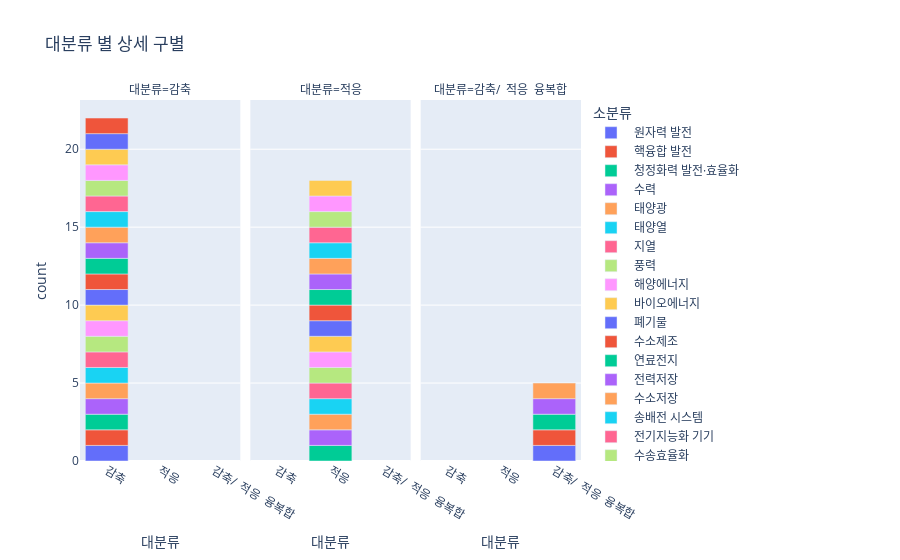

Notebook cell for this chart:
### Code cell
px.bar(sys_type, x="대분류", facet_col="대분류", facet_col_wrap=3, color="소분류", title="대분류 별 상세 구별")

### Figure 1 — Plotly figure (JSON) as saved in the notebook; plotly's stock layout.template omitted (floating-point values rounded to 4 significant figures)
{"data": [{"alignmentgroup": "True", "hovertemplate": "소분류= 원자력 발전<br>대분류=%{x}<br>count=%{y}<extra></extra>", "legendgroup": " 원자력 발전", "marker": {"color": "#636efa", "pattern": {"shape": ""}}, "name": " 원자력 발전", "offsetgroup": " 원자력 발전", "orientation": "v", "showlegend": true, "textposition": "auto", "type": "bar", "x": ["감축"], "xaxis": "x", "y": [1], "yaxis": "y"}, {"alignmentgroup": "True", "hovertemplate": "소분류= 핵융합 발전<br>대분류=%{x}<br>count=%{y}<extra></extra>", "legendgroup": " 핵융합 발전", "marker": {"color": "#EF553B", "pattern": {"shape": ""}}, "name": " 핵융합 발전", "offsetgroup": " 핵융합 발전", "orientation": "v", "showlegend": true, "textposition": "auto", "type": "bar", "x": ["감축"], "xaxis": "x", "y": [1], "yaxis": "y"}, {"alignmentgroup": "True", "hovertemplate": "소분류= 청정화력 발전·효율화<br>대분류=%{x}<br>count=%{y}<extra></extra>", "legendgroup": " 청정화력 발전·효율화", "marker": {"color": "#00cc96", "pattern": {"shape": ""}}, "name": " 청정화력 발전·효율화", "offsetgroup": " 청정화력 발전·효율화", "orientation": "v", "showlegend": true, "textposition": "auto", "type": "bar", "x": ["감축"], "xaxis": "x", "y": [1], "yaxis": "y"}, {"alignmentgroup": "True", "hovertemplate": "소분류= 수력<br>대분류=%{x}<br>count=%{y}<extra></extra>", "legendgroup": " 수력", "marker": {"color": "#ab63fa", "pattern": {"shape": ""}}, "name": " 수력", "offsetgroup": " 수력", "orientation": "v", "showlegend": true, "textposition": "auto", "type": "bar", "x": ["감축"], "xaxis": "x", "y": [1], "yaxis": "y"}, {"alignmentgroup": "True", "hovertemplate": "소분류= 태양광<br>대분류=%{x}<br>count=%{y}<extra></extra>", "legendgroup": " 태양광", "marker": {"color": "#FFA15A", "pattern": {"shape": ""}}, "name": " 태양광", "offsetgroup": " 태양광", "orientation": "v", "showlegend": true, "textposition": "auto", "type": "bar", "x": ["감축"], "xaxis": "x", "y": [1], "yaxis": "y"}, {"alignmentgroup": "True", "hovertemplate": "소분류= 태양열<br>대분류=%{x}<br>count=%{y}<extra></extra>", "legendgroup": " 태양열", "marker": {"color": "#19d3f3", "pattern": {"shape": ""}}, "name": " 태양열", "offsetgroup": " 태양열", "orientation": "v", "showlegend": true, "textposition": "auto", "type": "bar", "x": ["감축"], "xaxis": "x", "y": [1], "yaxis": "y"}, {"alignmentgroup": "True", "hovertemplate": "소분류= 지열<br>대분류=%{x}<br>count=%{y}<extra></extra>", "legendgroup": " 지열", "marker": {"color": "#FF6692", "pattern": {"shape": ""}}, "name": " 지열", "offsetgroup": " 지열", "orientation": "v", "showlegend": true, "textposition": "auto", "type": "bar", "x": ["감축"], "xaxis": "x", "y": [1], "yaxis": "y"}, {"alignmentgroup": "True", "hovertemplate": "소분류= 풍력<br>대분류=%{x}<br>count=%{y}<extra></extra>", "legendgroup": " 풍력", "marker": {"color": "#B6E880", "pattern": {"shape": ""}}, "name": " 풍력", "offsetgroup": " 풍력", "orientation": "v", "showlegend": true, "textposition": "auto", "type": "bar", "x": ["감축"], "xaxis": "x", "y": [1], "yaxis": "y"}, {"alignmentgroup": "True", "hovertemplate": "소분류= 해양에너지<br>대분류=%{x}<br>count=%{y}<extra></extra>", "legendgroup": " 해양에너지", "marker": {"color": "#FF97FF", "pattern": {"shape": ""}}, "name": " 해양에너지", "offsetgroup": " 해양에너지", "orientation": "v", "showlegend": true, "textposition": "auto", "type": "bar", "x": ["감축"], "xaxis": "x", "y": [1], "yaxis": "y"}, {"alignmentgroup": "True", "hovertemplate": "소분류= 바이오에너지<br>대분류=%{x}<br>count=%{y}<extra></extra>", "legendgroup": " 바이오에너지", "marker": {"color": "#FECB52", "pattern": {"shape": ""}}, "name": " 바이오에너지", "offsetgroup": " 바이오에너지", "orientation": "v", "showlegend": true, "textposition": "auto", "type": "bar", "x": ["감축"], "xaxis": "x", "y": [1], "yaxis": "y"}, {"alignmentgroup": "True", "hovertemplate": "소분류= 폐기물<br>대분류=%{x}<br>count=%{y}<extra></extra>", "legendgroup": " 폐기물", "marker": {"color": "#636efa", "pattern": {"shape": ""}}, "name": " 폐기물", "offsetgroup": " 폐기물", "orientation": "v", "showlegend": true, "textposition": "auto", "type": "bar", "x": ["감축"], "xaxis": "x", "y": [1], "yaxis": "y"}, {"alignmentgroup": "True", "hovertemplate": "소분류= 수소제조<br>대분류=%{x}<br>count=%{y}<extra></extra>", "legendgroup": " 수소제조", "marker": {"color": "#EF553B", "pattern": {"shape": ""}}, "name": " 수소제조", "offsetgroup": " 수소제조", "orientation": "v", "showlegend": true, "textposition": "auto", "type": "bar", "x": ["감축"], "xaxis": "x", "y": [1], "yaxis": "y"}, {"alignmentgroup": "True", "hovertemplate": "소분류= 연료전지<br>대분류=%{x}<br>count=%{y}<extra></extra>", "legendgroup": " 연료전지", "marker": {"color": "#00cc96", "pattern": {"shape": ""}}, "name": " 연료전지", "offsetgroup": " 연료전지", "orientation": "v", "showlegend": true, "textposition": "auto", "type": "bar", "x": ["감축"], "xaxis": "x", "y": [1], "yaxis": "y"}, {"alignmentgroup": "True", "hovertemplate": "소분류= 전력저장<br>대분류=%{x}<br>count=%{y}<extra></extra>", "legendgroup": " 전력저장", "marker": {"color": "#ab63fa", "pattern": {"shape": ""}}, "name": " 전력저장", "offsetgroup": " 전력저장", "orientation": "v", "showlegend": true, "textposition": "auto", "type": "bar", "x": ["감축"], "xaxis": "x", "y": [1], "yaxis": "y"}, {"alignmentgroup": "True", "hovertemplate": "소분류= 수소저장<br>대분류=%{x}<br>count=%{y}<extra></extra>", "legendgroup": " 수소저장", "marker": {"color": "#FFA15A", "pattern": {"shape": ""}}, "name": " 수소저장", "offsetgroup": " 수소저장", "orientation": "v", "showlegend": true, "textposition": "auto", "type": "bar", "x": ["감축"], "xaxis": "x", "y": [1], "yaxis": "y"}, {"alignmentgroup": "True", "hovertemplate": "소분류= 송배전 시스템<br>대분류=%{x}<br>count=%{y}<extra></extra>", "legendgroup": " 송배전 시스템", "marker": {"color": "#19d3f3", "pattern": {"shape": ""}}, "name": " 송배전 시스템", "offsetgroup": " 송배전 시스템", "orientation": "v", "showlegend": true, "textposition": "auto", "type": "bar", "x": ["감축"], "xaxis": "x", "y": [1], "yaxis": "y"}, {"alignmentgroup": "True", "hovertemplate": "소분류= 전기지능화 기기<br>대분류=%{x}<br>count=%{y}<extra></extra>", "legendgroup": " 전기지능화 기기", "marker": {"color": "#FF6692", "pattern": {"shape": ""}}, "name": " 전기지능화 기기", "offsetgroup": " 전기지능화 기기", "orientation": "v", "showlegend": true, "textposition": "auto", "type": "bar", "x": ["감축"], "xaxis": "x", "y": [1], "yaxis": "y"}, {"alignmentgroup": "True", "hovertemplate": "소분류= 수송효율화<br>대분류=%{x}<br>count=%{y}<extra></extra>", "legendgroup": " 수송효율화", "marker": {"color": "#B6E880", "pattern": {"shape": ""}}, "name": " 수송효율화", "offsetgroup": " 수송효율화", "orientation": "v", "showlegend": true, "textposition": "auto", "type": "bar", "x": ["감축"], "xaxis": "x", "y": [1], "yaxis": "y"}, {"alignmentgroup": "True", "hovertemplate": "소분류= 산업효율화<br>대분류=%{x}<br>count=%{y}<extra></extra>", "legendgroup": " 산업효율화", "marker": {"color": "#FF97FF", "pattern": {"shape": ""}}, "name": " 산업효율화", "offsetgroup": " 산업효율화", "orientation": "v", "showlegend": true, "textposition": "auto", "type": "bar", "x": ["감축"], "xaxis": "x", "y": [1], "yaxis": "y"}, {"alignmentgroup": "True", "hovertemplate": "소분류= 건축효율화<br>대분류=%{x}<br>count=%{y}<extra></extra>", "legendgroup": " 건축효율화", "marker": {"color": "#FECB52", "pattern": {"shape": ""}}, "name": " 건축효율화", "offsetgroup": " 건축효율화", "orientation": "v", "showlegend": true, "textposition": "auto", "type": "bar", "x": ["감축"], "xaxis": "x", "y": [1], "yaxis": "y"}, {"alignmentgroup": "True", "hovertemplate": "소분류= CCUS<br>대분류=%{x}<br>count=%{y}<extra></extra>", "legendgroup": " CCUS", "marker": {"color": "#636efa", "pattern": {"shape": ""}}, "name": " CCUS", "offsetgroup": " CCUS", "orientation": "v", "showlegend": true, "textposition": "auto", "type": "bar", "x": ["감축"], "xaxis": "x", "y": [1], "yaxis": "y"}, {"alignmentgroup": "True", "hovertemplate": "소분류= Non-Co2 저감<br>대분류=%{x}<br>count=%{y}<extra></extra>", "legendgroup": " Non-Co2 저감", "marker": {"color": "#EF553B", "pattern": {"shape": ""}}, "name": " Non-Co2 저감", "offsetgroup": " Non-Co2 저감", "orientation": "v", "showlegend": true, "textposition": "auto", "type": "bar", "x": ["감축"], "xaxis": "x", "y": [1], "yaxis": "y"}, {"alignmentgroup": "True", "hovertemplate": "소분류= 유전자원 & 유전개량<br>대분류=%{x}<br>count=%{y}<extra></extra>", "legendgroup": " 유전자원 & 유전개량", "marker": {"color": "#00cc96", "pattern": {"shape": ""}}, "name": " 유전자원 & 유전개량", "offsetgroup": " 유전자원 & 유전개량", "orientation": "v", "showlegend": true, "textposition": "auto", "type": "bar", "x": ["적응"], "xaxis": "x2", "y": [1], "yaxis": "y2"}, {"alignmentgroup": "True", "hovertemplate": "소분류= 작물재배 & 생산<br>대분류=%{x}<br>count=%{y}<extra></extra>", "legendgroup": " 작물재배 & 생산", "marker": {"color": "#ab63fa", "pattern": {"shape": ""}}, "name": " 작물재배 & 생산", "offsetgroup": " 작물재배 & 생산", "orientation": "v", "showlegend": true, "textposition": "auto", "type": "bar", "x": ["적응"], "xaxis": "x2", "y": [1], "yaxis": "y2"}, {"alignmentgroup": "True", "hovertemplate": "소분류= 가축질병관리<br>대분류=%{x}<br>count=%{y}<extra></extra>", "legendgroup": " 가축질병관리", "marker": {"color": "#FFA15A", "pattern": {"shape": ""}}, "name": " 가축질병관리", "offsetgroup": " 가축질병관리", "orientation": "v", "showlegend": true, "textposition": "auto", "type": "bar", "x": ["적응"], "xaxis": "x2", "y": [1], "yaxis": "y2"}, {"alignmentgroup": "True", "hovertemplate": "소분류= 가공, 저장 & 유통<br>대분류=%{x}<br>count=%{y}<extra></extra>", "legendgroup": " 가공, 저장 & 유통", "marker": {"color": "#19d3f3", "pattern": {"shape": ""}}, "name": " 가공, 저장 & 유통", "offsetgroup": " 가공, 저장 & 유통", "orientation": "v", "showlegend": true, "textposition": "auto", "type": "bar", "x": ["적응"], "xaxis": "x2", "y": [1], "yaxis": "y2"}, {"alignmentgroup": "True", "hovertemplate": "소분류= 수계 & 수생태계<br>대분류=%{x}<br>count=%{y}<extra></extra>", "legendgroup": " 수계 & 수생태계", "marker": {"color": "#FF6692", "pattern": {"shape": ""}}, "name": " 수계 & 수생태계", "offsetgroup": " 수계 & 수생태계", "orientation": "v", "showlegend": true, "textposition": "auto", "type": "bar", "x": ["적응"], "xaxis": "x2", "y": [1], "yaxis": "y2"}, {"alignmentgroup": "True", "hovertemplate": "소분류= 수자원 확보 및 공급<br>대분류=%{x}<br>count=%{y}<extra></extra>", "legendgroup": " 수자원 확보 및 공급", "marker": {"color": "#B6E880", "pattern": {"shape": ""}}, "name": " 수자원 확보 및 공급", "offsetgroup": " 수자원 확보 및 공급", "orientation": "v", "showlegend": true, "textposition": "auto", "type": "bar", "x": ["적응"], "xaxis": "x2", "y": [1], "yaxis": "y2"}, {"alignmentgroup": "True", "hovertemplate": "소분류= 수처리<br>대분류=%{x}<br>count=%{y}<extra></extra>", "legendgroup": " 수처리", "marker": {"color": "#FF97FF", "pattern": {"shape": ""}}, "name": " 수처리", "offsetgroup": " 수처리", "orientation": "v", "showlegend": true, "textposition": "auto", "type": "bar", "x": ["적응"], "xaxis": "x2", "y": [1], "yaxis": "y2"}, {"alignmentgroup": "True", "hovertemplate": "소분류= 수재해 관리<br>대분류=%{x}<br>count=%{y}<extra></extra>", "legendgroup": " 수재해 관리", "marker": {"color": "#FECB52", "pattern": {"shape": ""}}, "name": " 수재해 관리", "offsetgroup": " 수재해 관리", "orientation": "v", "showlegend": true, "textposition": "auto", "type": "bar", "x": ["적응"], "xaxis": "x2", "y": [1], "yaxis": "y2"}, {"alignmentgroup": "True", "hovertemplate": "소분류= 기후 예측 및 모델링<br>대분류=%{x}<br>count=%{y}<extra></extra>", "legendgroup": " 기후 예측 및 모델링", "marker": {"color": "#636efa", "pattern": {"shape": ""}}, "name": " 기후 예측 및 모델링", "offsetgroup": " 기후 예측 및 모델링", "orientation": "v", "showlegend": true, "textposition": "auto", "type": "bar", "x": ["적응"], "xaxis": "x2", "y": [1], "yaxis": "y2"}, {"alignmentgroup": "True", "hovertemplate": "소분류= 기후 정보 & 경보 시스템<br>대분류=%{x}<br>count=%{y}<extra></extra>", "legendgroup": " 기후 정보 & 경보 시스템", "marker": {"color": "#EF553B", "pattern": {"shape": ""}}, "name": " 기후 정보 & 경보 시스템", "offsetgroup": " 기후 정보 & 경보 시스템", "orientation": "v", "showlegend": true, "textposition": "auto", "type": "bar", "x": ["적응"], "xaxis": "x2", "y": [1], "yaxis": "y2"}, {"alignmentgroup": "True", "hovertemplate": "소분류= 해양생태계<br>대분류=%{x}<br>count=%{y}<extra></extra>", "legendgroup": " 해양생태계", "marker": {"color": "#00cc96", "pattern": {"shape": ""}}, "name": " 해양생태계", "offsetgroup": " 해양생태계", "orientation": "v", "showlegend": true, "textposition": "auto", "type": "bar", "x": ["적응"], "xaxis": "x2", "y": [1], "yaxis": "y2"}, {"alignmentgroup": "True", "hovertemplate": "소분류= 수산자원<br>대분류=%{x}<br>count=%{y}<extra></extra>", "legendgroup": " 수산자원", "marker": {"color": "#ab63fa", "pattern": {"shape": ""}}, "name": " 수산자원", "offsetgroup": " 수산자원", "orientation": "v", "showlegend": true, "textposition": "auto", "type": "bar", "x": ["적응"], "xaxis": "x2", "y": [1], "yaxis": "y2"}, {"alignmentgroup": "True", "hovertemplate": "소분류= 연안재해 관리<br>대분류=%{x}<br>count=%{y}<extra></extra>", "legendgroup": " 연안재해 관리", "marker": {"color": "#FFA15A", "pattern": {"shape": ""}}, "name": " 연안재해 관리", "offsetgroup": " 연안재해 관리", "orientation": "v", "showlegend": true, "textposition": "auto", "type": "bar", "x": ["적응"], "xaxis": "x2", "y": [1], "yaxis": "y2"}, {"alignmentgroup": "True", "hovertemplate": "소분류= 감염 질병 관리<br>대분류=%{x}<br>count=%{y}<extra></extra>", "legendgroup": " 감염 질병 관리", "marker": {"color": "#19d3f3", "pattern": {"shape": ""}}, "name": " 감염 질병 관리", "offsetgroup": " 감염 질병 관리", "orientation": "v", "showlegend": true, "textposition": "auto", "type": "bar", "x": ["적응"], "xaxis": "x2", "y": [1], "yaxis": "y2"}, {"alignmentgroup": "True", "hovertemplate": "소분류= 식품 안전 예방<br>대분류=%{x}<br>count=%{y}<extra></extra>", "legendgroup": " 식품 안전 예방", "marker": {"color": "#FF6692", "pattern": {"shape": ""}}, "name": " 식품 안전 예방", "offsetgroup": " 식품 안전 예방", "orientation": "v", "showlegend": true, "textposition": "auto", "type": "bar", "x": ["적응"], "xaxis": "x2", "y": [1], "yaxis": "y2"}, {"alignmentgroup": "True", "hovertemplate": "소분류= 산림 생산 증진<br>대분류=%{x}<br>count=%{y}<extra></extra>", "legendgroup": " 산림 생산 증진", "marker": {"color": "#B6E880", "pattern": {"shape": ""}}, "name": " 산림 생산 증진", "offsetgroup": " 산림 생산 증진", "orientation": "v", "showlegend": true, "textposition": "auto", "type": "bar", "x": ["적응"], "xaxis": "x2", "y": [1], "yaxis": "y2"}, {"alignmentgroup": "True", "hovertemplate": "소분류= 산림 피해 저감<br>대분류=%{x}<br>count=%{y}<extra></extra>", "legendgroup": " 산림 피해 저감", "marker": {"color": "#FF97FF", "pattern": {"shape": ""}}, "name": " 산림 피해 저감", "offsetgroup": " 산림 피해 저감", "orientation": "v", "showlegend": true, "textposition": "auto", "type": "bar", "x": ["적응"], "xaxis": "x2", "y": [1], "yaxis": "y2"}, {"alignmentgroup": "True", "hovertemplate": "소분류= 생태 모니터링 & 복원<br>대분류=%{x}<br>count=%{y}<extra></extra>", "legendgroup": " 생태 모니터링 & 복원", "marker": {"color": "#FECB52", "pattern": {"shape": ""}}, "name": " 생태 모니터링 & 복원", "offsetgroup": " 생태 모니터링 & 복원", "orientation": "v", "showlegend": true, "textposition": "auto", "type": "bar", "x": ["적응"], "xaxis": "x2", "y": [1], "yaxis": "y2"}, {"alignmentgroup": "True", "hovertemplate": "소분류= 신재생에너지 하이브리드<br>대분류=%{x}<br>count=%{y}<extra></extra>", "legendgroup": " 신재생에너지 하이브리드", "marker": {"color": "#636efa", "pattern": {"shape": ""}}, "name": " 신재생에너지 하이브리드", "offsetgroup": " 신재생에너지 하이브리드", "orientation": "v", "showlegend": true, "textposition": "auto", "type": "bar", "x": ["감축/  적응  융복합"], "xaxis": "x3", "y": [1], "yaxis": "y3"}, {"alignmentgroup": "True", "hovertemplate": "소분류= 저전력 소모 장비<br>대분류=%{x}<br>count=%{y}<extra></extra>", "legendgroup": " 저전력 소모 장비", "marker": {"color": "#EF553B", "pattern": {"shape": ""}}, "name": " 저전력 소모 장비", "offsetgroup": " 저전력 소모 장비", "orientation": "v", "showlegend": true, "textposition": "auto", "type": "bar", "x": ["감축/  적응  융복합"], "xaxis": "x3", "y": [1], "yaxis": "y3"}, {"alignmentgroup": "True", "hovertemplate": "소분류= 에너지하베스팅<br>대분류=%{x}<br>count=%{y}<extra></extra>", "legendgroup": " 에너지하베스팅", "marker": {"color": "#00cc96", "pattern": {"shape": ""}}, "name": " 에너지하베스팅", "offsetgroup": " 에너지하베스팅", "orientation": "v", "showlegend": true, "textposition": "auto", "type": "bar", "x": ["감축/  적응  융복합"], "xaxis": "x3", "y": [1], "yaxis": "y3"}, {"alignmentgroup": "True", "hovertemplate": "소분류= 인공광합성<br>대분류=%{x}<br>count=%{y}<extra></extra>", "legendgroup": " 인공광합성", "marker": {"color": "#ab63fa", "pattern": {"shape": ""}}, "name": " 인공광합성", "offsetgroup": " 인공광합성", "orientation": "v", "showlegend": true, "textposition": "auto", "type": "bar", "x": ["감축/  적응  융복합"], "xaxis": "x3", "y": [1], "yaxis": "y3"}, {"alignmentgroup": "True", "hovertemplate": "소분류= 분류체계로 다루기 어려운 기후변화 관련 기타 기술<br>대분류=%{x}<br>count=%{y}<extra></extra>", "legendgroup": " 분류체계로 다루기 어려운 기후변화 관련 기타 기술", "marker": {"color": "#FFA15A", "pattern": {"shape": ""}}, "name": " 분류체계로 다루기 어려운 기후변화 관련 기타 기술", "offsetgroup": " 분류체계로 다루기 어려운 기후변화 관련 기타 기술", "orientation": "v", "showlegend": true, "textposition": "auto", "type": "bar", "x": ["감축/  적응  융복합"], "xaxis": "x3", "y": [1], "yaxis": "y3"}], "layout": {"annotations": [{"font": {}, "showarrow": false, "text": "대분류=감축", "x": 0.16, "xanchor": "center", "xref": "paper", "y": 1, "yanchor": "bottom", "yref": "paper"}, {"font": {}, "showarrow": false, "text": "대분류=적응", "x": 0.5, "xanchor": "center", "xref": "paper", "y": 1, "yanchor": "bottom", "yref": "paper"}, {"font": {}, "showarrow": false, "text": "대분류=감축/  적응  융복합", "x": 0.84, "xanchor": "center", "xref": "paper", "y": 1, "yanchor": "bottom", "yref": "paper"}], "barmode": "relative", "legend": {"title": {"text": "소분류"}, "tracegroupgap": 0}, "title": {"text": "대분류 별 상세 구별"}, "xaxis": {"anchor": "y", "categoryarray": ["감축", "적응", "감축/  적응  융복합"], "categoryorder": "array", "domain": [0, 0.32], "title": {"text": "대분류"}}, "xaxis2": {"anchor": "y2", "categoryarray": ["감축", "적응", "감축/  적응  융복합"], "categoryorder": "array", "domain": [0.34, 0.66], "matches": "x", "title": {"text": "대분류"}}, "xaxis3": {"anchor": "y3", "categoryarray": ["감축", "적응", "감축/  적응  융복합"], "categoryorder": "array", "domain": [0.68, 1.0], "matches": "x", "title": {"text": "대분류"}}, "yaxis": {"anchor": "x", "domain": [0, 1], "title": {"text": "count"}}, "yaxis2": {"anchor": "x2", "domain": [0, 1], "matches": "y", "showticklabels": false}, "yaxis3": {"anchor": "x3", "domain": [0, 1], "matches": "y", "showticklabels": false}}}
